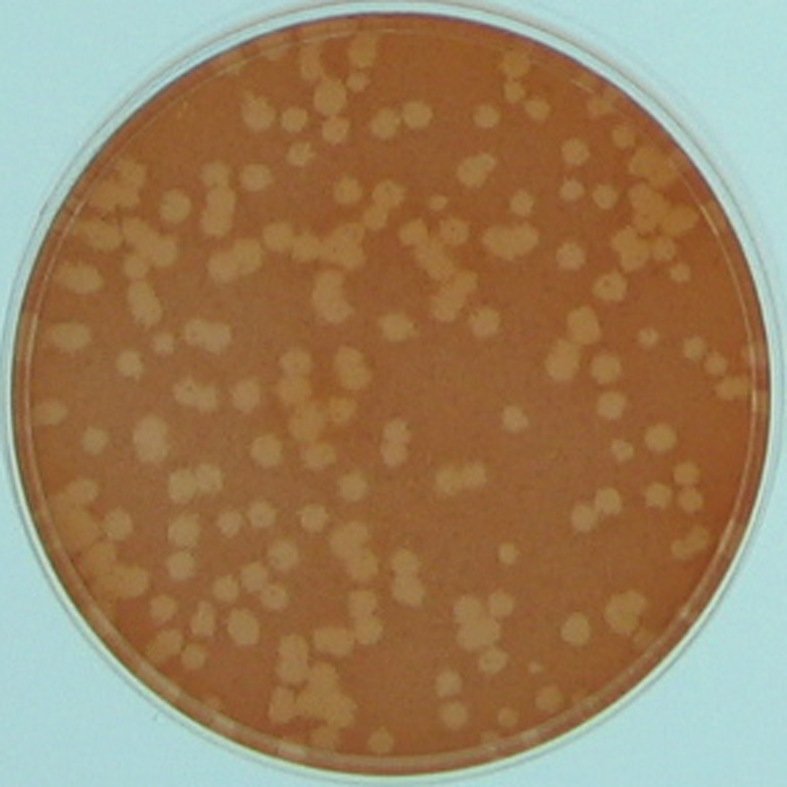
%> input picture img/-p3.tif, 787 x 787 px
$ octave --eval "result = plague_recog('img/-p3.tif');"   (GNU Octave 9; MATLAB toolbox functions it lacks are replaced by stand-ins)
%> lines starting %> are read from the running program, lines starting %| are printed output that depends on the picture
%> in plague_recog, I is the input picture: size 787x787x3 uint8; mean R, G, B 154.4, 128.6, 96
### grep_background.m
function [ background ] = grep_background( I ,padding)
%STD the background with 4 conor p*p pixels
%   Detailed explanation goes here
if nargin <2
    padding=5;
end

[x,y,z]=size(I);
%> x = 787; y = 787; z = 3

a=I(1:padding,1:padding,1:3);
b=I(1:padding,end-padding+1:end,1:3);
c=I(end-padding+1:end,1:padding,1:3);
d=I(end-padding+1:end,end-padding+1:end,1:3);

A=mean(mean(a));
%> A = [0.687 0.837 0.85]
B=mean(mean(b));
%> B = [0.711 0.867 0.867]
C=mean(mean(c));
%> C = [0.675 0.832 0.84]
D=mean(mean(d));
%> D = [0.69 0.853 0.855]

back=[A,B;C,D];

for i = 1:3
    back_min=min(min(back(:,:,i)));
    back(:,:,i)=back(:,:,i)-back_min;
end;
%> this loop made 3 passes
%> back_min on passes 1 to 3: 0.675, 0.832, 0.84

background=imresize(back,[x y]);
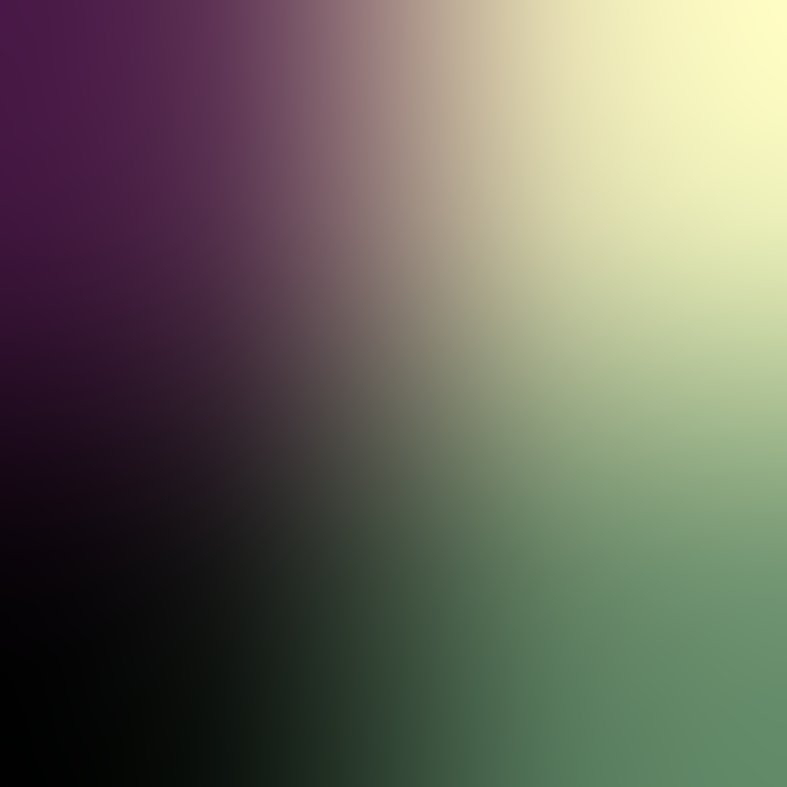
%> background: size 787x787x3 double; mean R, G, B 0.0153, 0.0149, 0.013; drawn with min black and max white

end

### select_and_regress.m
function [ Amat,intercept ] = select_and_regress( I )
%Select 2 group of pointss and logistic regress
% No detail at present

%Todo:close figure after select
figure,
p_plague = impixel(I);
figure,
p_matrix = impixel(I);

yp=0.75 * ones(size(p_plague,1),1);
ym=0.25 * ones(size(p_matrix,1),1);

y0=[yp;
        ym];
Y=log((1-y0)./y0);
X=[p_plague;
    p_matrix];
X=[ones(size(X,1),1) X];

[b,bint,r,rint,stats]=regress(Y,X);

intercept=b(1)';
Amat=b(2:4)';

close all;
end

### plague_recog.m
function [ result ] = plague_recog(filename)
%UNTITLED5 Summary of this function goes here
%   Detailed explanation goes here

I=imread(filename);
Id=im2double(I);
%need resize image here
back=grep_background(Id);
Is=zeros(size(I));
for i=1:3
    Is(:,:,i)=Id(:,:,i)-back(:,:,i);
end
%> the run ends on the next line

[Amat,inter]=select_and_regress(Is);
Ilog=rgb2logit(Is,Amat,inter);
Ibw=im2bw(Ilog,0);
M=strel('disk',3);
Iclose=imclose(Ibw,M);

label=bwlabel(~Iclose);
A=regionprops(label);
square=cat(1,A.BoundingBox);
square=square(:,3:4);
square=square(:,1).*square(:,2);
area=cat(1,A.Area);
area_square_ratio=area./square;
a=abs(area_square_ratio-0.7854);

rgblabel=label2rgb(label,[a a a]);
imshow(rgblabel);
result=Iclose;
%to count
end

$ run again, on img/-p4.tif
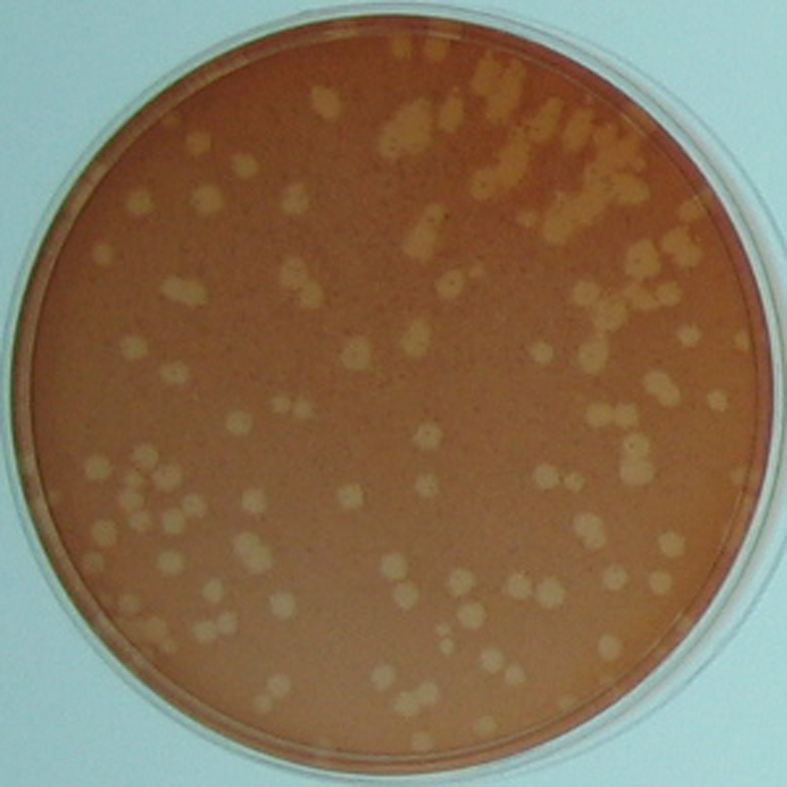
%> input picture img/-p4.tif, 787 x 787 px
%> in plague_recog, I is the input picture: size 787x787x3 uint8; mean R, G, B 133.3, 113.5, 87.9
%> A = [0.557 0.726 0.731]
%> B = [0.648 0.815 0.817]
%> C = [0.576 0.744 0.749]
%> D = [0.665 0.84 0.832]
%> the loop in grep_background, `for i = 1:3` made 3 passes
%> back_min on passes 1 to 3: 0.557, 0.726, 0.731
%> in grep_background, `background=imresize(back,[x y]);`:
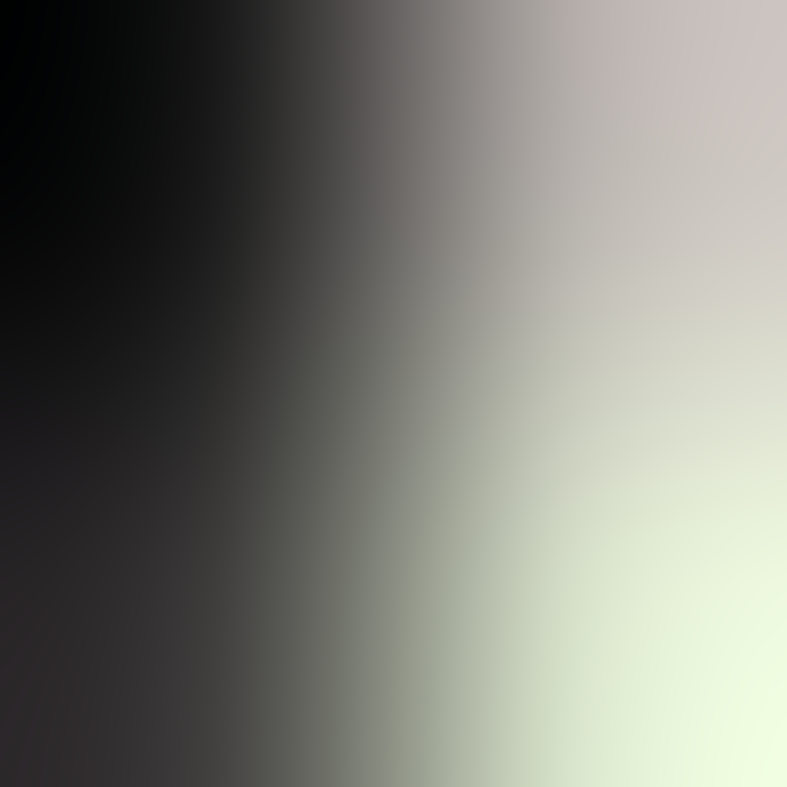
%> background: size 787x787x3 double; mean R, G, B 0.0548, 0.0552, 0.0511; drawn with min black and max white
%> after the loop in plague_recog, `for i=1:3`:
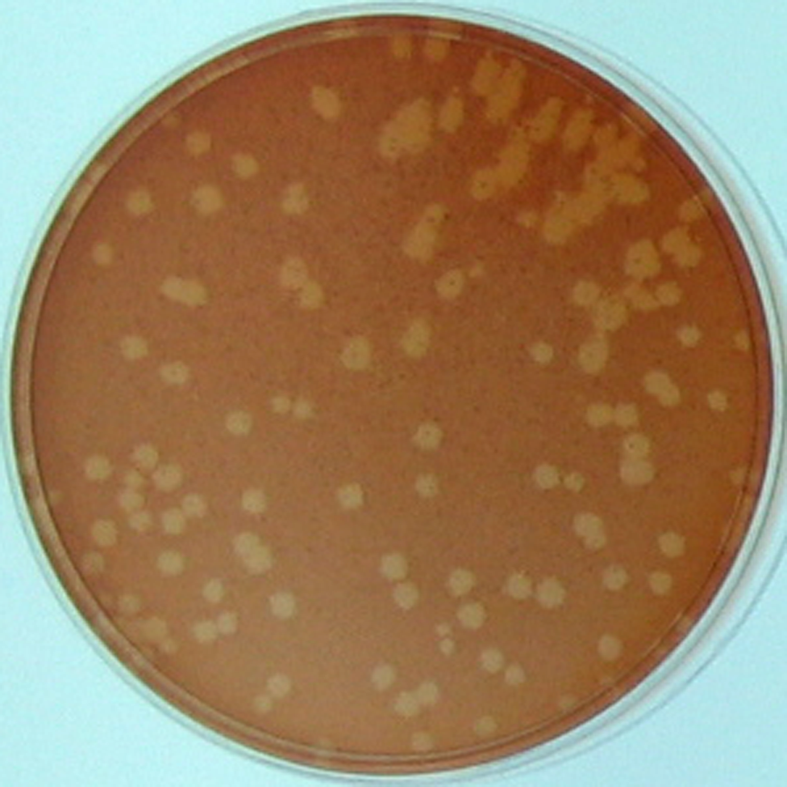
%> Is: size 787x787x3 double; mean R, G, B 0.468, 0.39, 0.293; drawn with min black and max white
